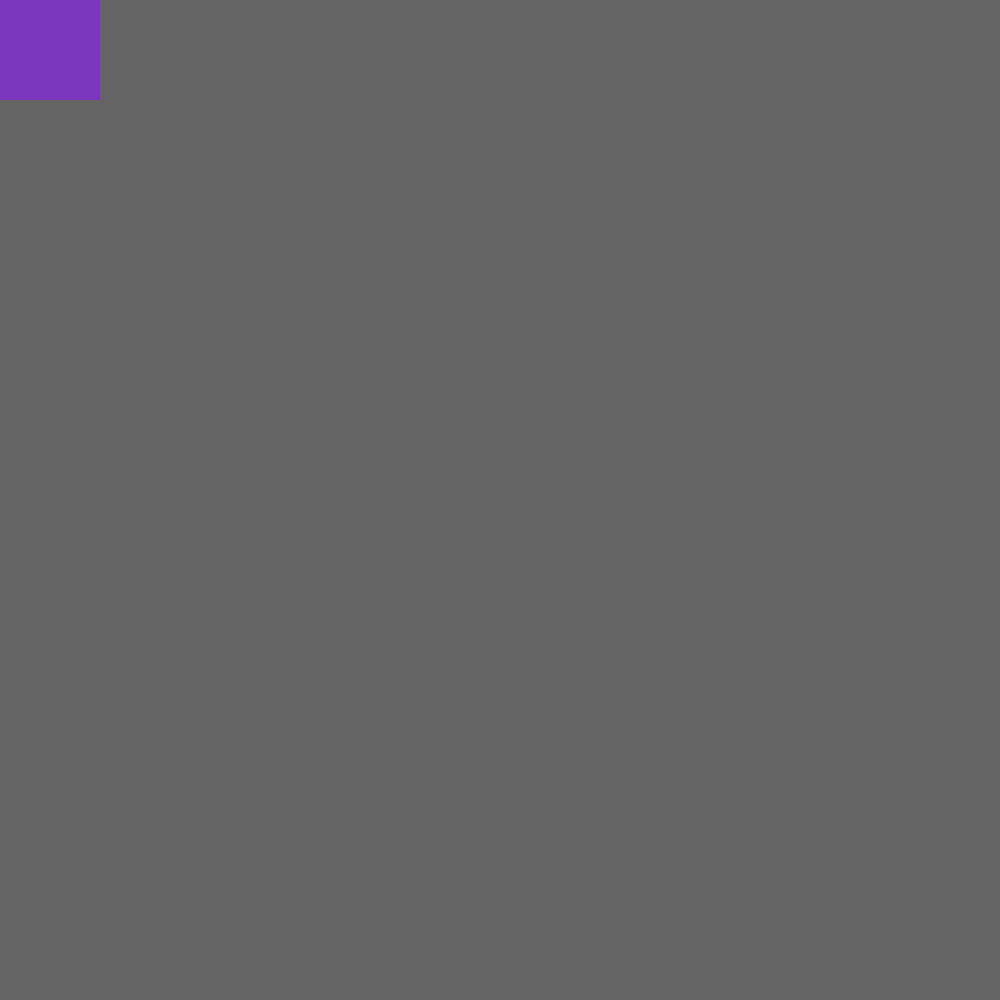
Frame 1 (no input)
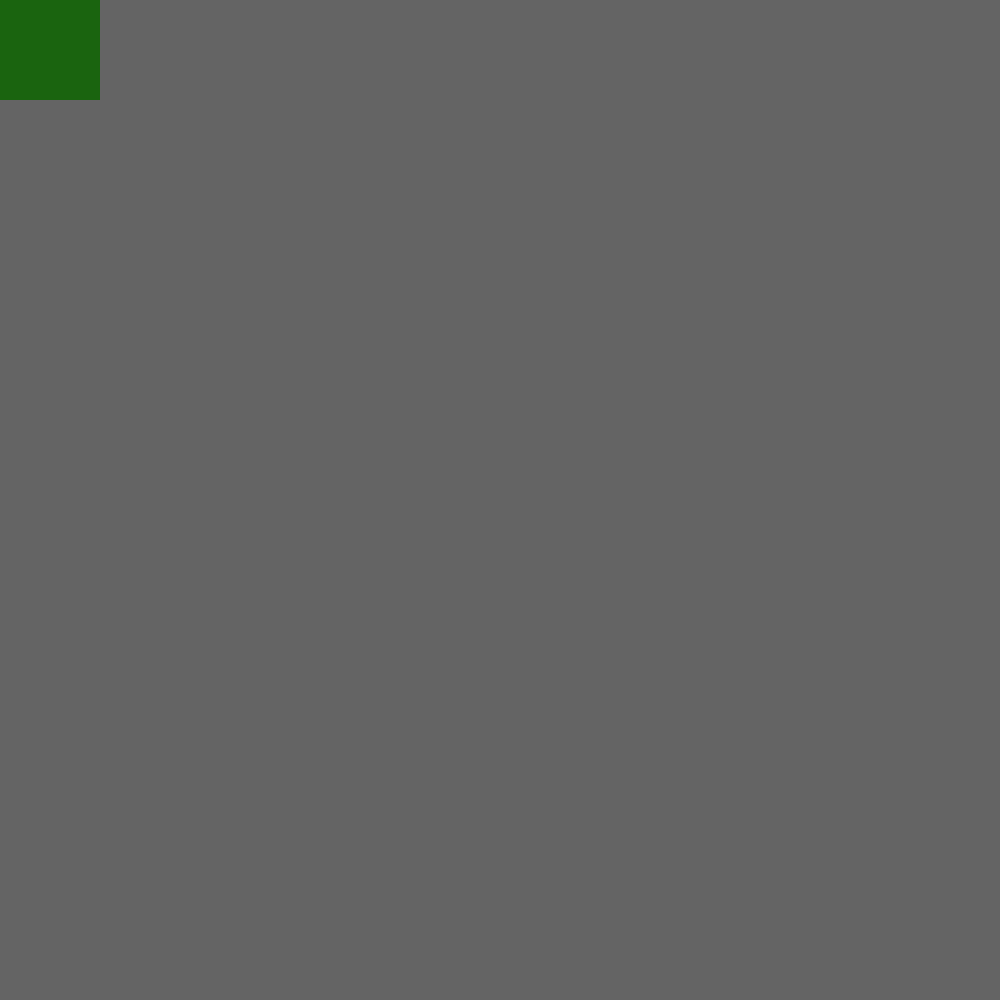
Frame 60 (no input)
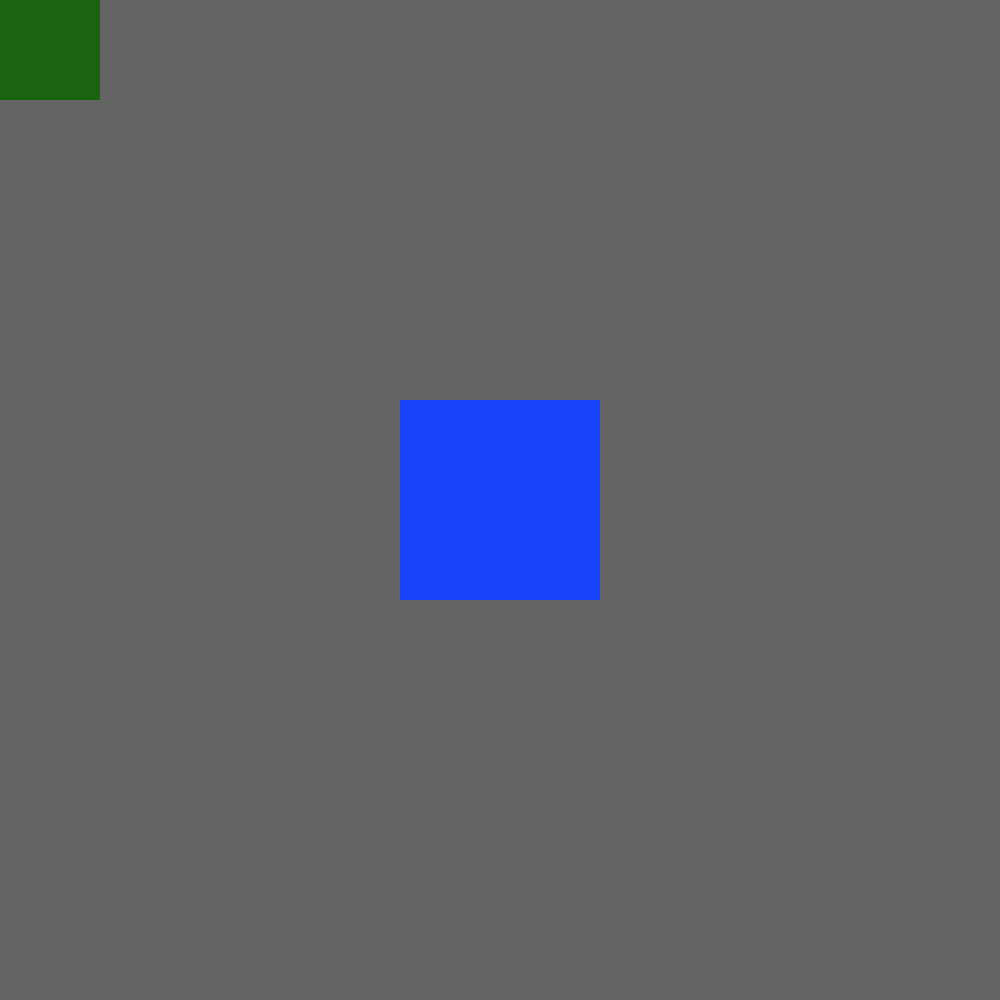
Frame 120 (the mouse pressed at the canvas centre since frame 60)

The p5.js sketch that drew these frames (run headless with seeded random() and noise() and a simulated clock; from frame 60 on, the mouse is pressed at the canvas centre):

// p5.js sketch
// ── sketch.js
function setup() {
	createCanvas(1000,1000);
	frameRate(100)
   background(100)
}

function draw() {
  fill(255,0);
  noStroke()
  rect(0,0,2000,2000);
	
  let A = random(0,0255);
  let B = random(0,255,0);
  let C = random(255,0,0);
  fill(255);
  fill(A, B, C);
  rectMode(CENTER);
  rect(mouseX,mouseY,200);
  
	
}
